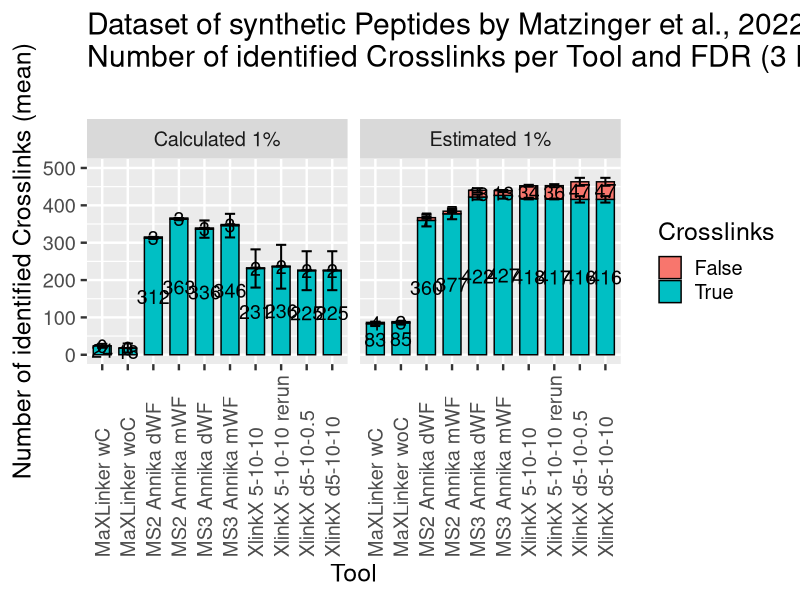
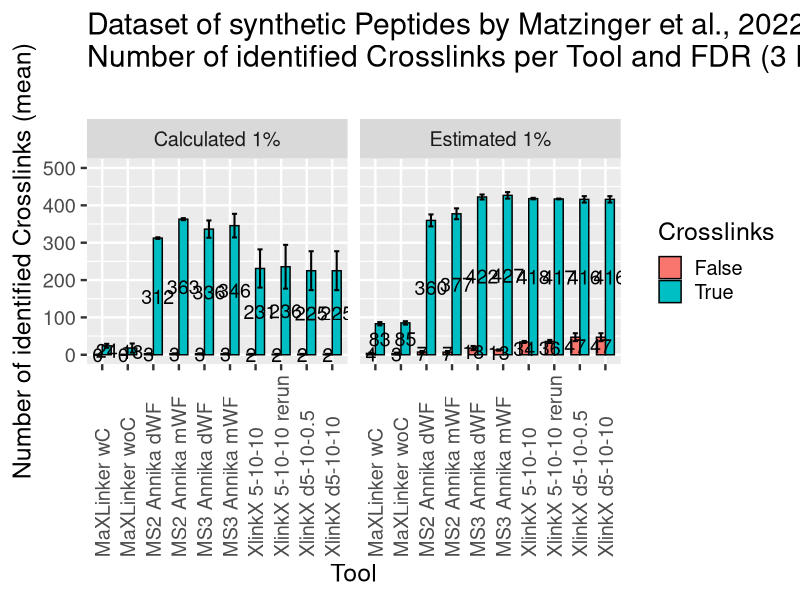
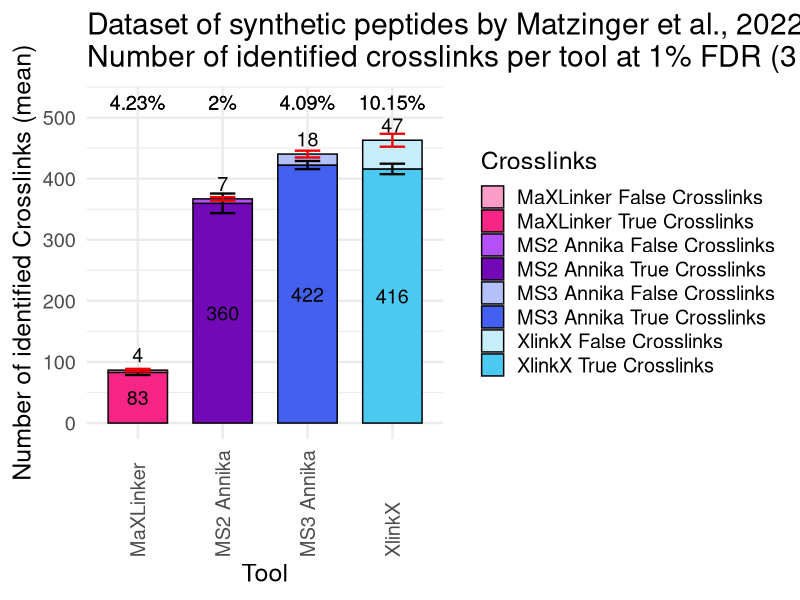

Recreate these plots in R, in order.
library(tidyverse)
library(readxl)

rep1 <- read_xlsx("results_rep1.xlsx")
rep2 <- read_xlsx("results_rep2.xlsx")
rep3 <- read_xlsx("results_rep3.xlsx")

all <- rbind(rep1, rep2, rep3)

aggregated <- all %>% 
  group_by(Tool, FDR) %>% 
  summarise(
    True = mean(`True Crosslinks`),
    False = mean(`False Crosslinks`),
    meanTrue = mean(`True Crosslinks`),
    meanFalse = mean(`False Crosslinks`),
    sdTrue = sd(`True Crosslinks`),
    sdFalse = sd(`False Crosslinks`)
  )

pivoted <- pivot_longer(aggregated, -c("Tool", "FDR", "meanTrue", "meanFalse","sdTrue", "sdFalse"), names_to = "mean", values_to = "mean_value")

df <- pivoted %>% 
  mutate(sd = ifelse(mean == "True", sdTrue, sdFalse)) %>% 
  mutate(ymin = ifelse(mean == "True", meanTrue, meanTrue + meanFalse) - sd) %>% 
  mutate(ymax = ifelse(mean == "True", meanTrue, meanTrue + meanFalse) + sd)

ggplot(df, aes(x=Tool, y=mean_value, fill=mean)) +
  geom_bar(stat="identity", color="black", width = 0.7) +
  geom_errorbar(aes(x=Tool, ymin=ymin, ymax=ymax), width = 0.4, colour = "black", stat = "identity", size = 0.7) +
  ggtitle("Dataset of synthetic Peptides by Matzinger et al., 2022:\nNumber of identified Crosslinks per Tool and FDR (3 Replicates, Crosslinker: DSSO)\n") +
  facet_grid(~ `FDR`) +
  xlab("Tool") +
  ylab("Number of identified Crosslinks (mean)") +
  ylim(c(0, 500)) +
  labs(fill="Crosslinks") +
  geom_text(aes(label=round(mean_value, 0)), size=5.0, position = position_stack(vjust = 0.5)) +
  theme_gray(base_size = 18) +
  theme(axis.text.x = element_text(angle = 90, hjust = 0, vjust = 0.5)) 

w = 0.7
ggplot(df, aes(x=Tool, y=mean_value, fill=mean)) +
  geom_bar(stat="identity", color="black", width = 0.7, position = position_dodge(width = w)) +
  geom_errorbar(aes(ymin=mean_value-sd, ymax=mean_value+sd), width = 0.4, colour = "black", stat = "identity", size = 0.7, position = position_dodge(width = w)) +
  ggtitle("Dataset of synthetic Peptides by Matzinger et al., 2022:\nNumber of identified Crosslinks per Tool and FDR (3 Replicates, Crosslinker: DSSO)\n") +
  facet_grid(~ `FDR`) +
  xlab("Tool") +
  ylab("Number of identified Crosslinks (mean)") +
  ylim(c(0, 500)) +
  labs(fill="Crosslinks") +
  geom_text(aes(x = Tool, y = round(mean_value/2, 0), label=round(mean_value, 0)), size=5.0, position = position_dodge(width = w)) +
  theme_gray(base_size = 18) +
  theme(axis.text.x = element_text(angle = 90, hjust = 0, vjust = 0.5)) 

selected <- aggregated %>% 
  filter(Tool %in% c("MaXLinker wC", "MS2 Annika dWF", "MS3 Annika dWF", "XlinkX d5-10-10")) %>%
  filter(FDR == "Estimated 1%") %>% 
  mutate(Tool = case_when(Tool == "MaXLinker wC" ~ "MaXLinker",
                          Tool == "MS2 Annika dWF" ~ "MS2 Annika",
                          Tool == "MS3 Annika dWF" ~ "MS3 Annika",
                          Tool == "XlinkX d5-10-10" ~ "XlinkX",
                          TRUE ~ Tool))

pivoted <- pivot_longer(selected, -c("Tool", "FDR", "meanTrue", "meanFalse","sdTrue", "sdFalse"), names_to = "mean", values_to = "mean_value")

df <- pivoted %>% 
  mutate(sd = ifelse(mean == "True", sdTrue, sdFalse)) %>% 
  mutate(ymin = ifelse(mean == "True", meanTrue, meanTrue + meanFalse) - sd) %>% 
  mutate(ymax = ifelse(mean == "True", meanTrue, meanTrue + meanFalse) + sd) %>% 
  mutate(position = ifelse(mean == "True", round(meanTrue / 2), round(meanTrue + meanFalse) + 25)) %>% 
  mutate(mean = ifelse(mean == "True", "True Crosslinks", "False Crosslinks")) %>% 
  mutate(coloring = paste(Tool, mean, sep = " ")) %>% 
  mutate(true_fdr = meanFalse / (meanFalse + meanTrue))

ggplot(df, aes(x=Tool, y=mean_value, fill=coloring)) +
  geom_bar(stat="identity", color="black", width = 0.7) +
  geom_errorbar(aes(x=Tool, ymin=ymin, ymax=ymax), width = 0.3, colour = rep(c("black", "red2"), 4), stat = "identity", size = 0.8) +
  ggtitle("Dataset of synthetic peptides by Matzinger et al., 2022:\nNumber of identified crosslinks per tool at 1% FDR (3 replicates, crosslinker: DSSO)") +
  scale_fill_manual(values = alpha(c("#FB9DC7", "#F72585", 
                                     "#B450F7", "#7209B7", 
                                     "#B4C1F8", "#4361EE", 
                                     "#C6EEFA", "#4CC9F0"), 1)) +
  xlab("Tool") +
  ylab("Number of identified Crosslinks (mean)") +
  ylim(c(0, 525)) +
  labs(fill="Crosslinks") +
  geom_text(aes(y=position, label=round(mean_value, 0)), size=5.0) +
  geom_text(aes(y = 525, label = paste0(round(true_fdr * 100, 2), "%")), size=5.0, angle = 0, hjust = 0.5) +
  theme_minimal(base_size = 18) +
  theme(axis.text.x = element_text(angle = 90, hjust = 0, vjust = 0.5)) 
